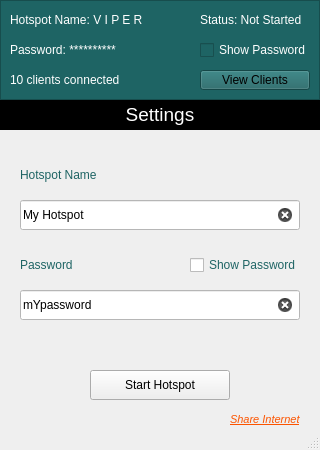
<?xml version="1.0" encoding="UTF-8"?>
<ui version="4.0">
 <class>MainWindow</class>
 <widget class="QMainWindow" name="MainWindow">
  <property name="geometry">
   <rect>
    <x>0</x>
    <y>0</y>
    <width>320</width>
    <height>450</height>
   </rect>
  </property>
  <property name="windowTitle">
   <string>MainWindow</string>
  </property>
  <widget class="QWidget" name="centralwidget">
   <widget class="QLineEdit" name="lineEdit_pass">
    <property name="geometry">
     <rect>
      <x>20</x>
      <y>290</y>
      <width>280</width>
      <height>30</height>
     </rect>
    </property>
    <property name="styleSheet">
     <string notr="true">background-color: rgb(255, 255, 255);
font: 75 10pt &quot;Segoe UI&quot;;
border-color: rgb(19, 118, 118);</string>
    </property>
    <property name="text">
     <string>mYpassword</string>
    </property>
    <property name="clearButtonEnabled">
     <bool>true</bool>
    </property>
   </widget>
   <widget class="QCheckBox" name="checkBox_2">
    <property name="geometry">
     <rect>
      <x>190</x>
      <y>255</y>
      <width>110</width>
      <height>20</height>
     </rect>
    </property>
    <property name="styleSheet">
     <string notr="true">font: 10pt &quot;Segoe UI&quot;;
color: rgb(30, 100, 100);</string>
    </property>
    <property name="text">
     <string>Show Password</string>
    </property>
   </widget>
   <widget class="QLabel" name="label_share">
    <property name="geometry">
     <rect>
      <x>230</x>
      <y>410</y>
      <width>81</width>
      <height>20</height>
     </rect>
    </property>
    <property name="text">
     <string>&lt;html&gt;&lt;head/&gt;&lt;body&gt;&lt;p&gt;&lt;a href=&quot;google.com&quot;&gt;&lt;span style=&quot; font-size:8pt; font-style:italic; text-decoration: underline; color:#fc5400;&quot;&gt;Share Internet&lt;/span&gt;&lt;/a&gt;&lt;/p&gt;&lt;/body&gt;&lt;/html&gt;</string>
    </property>
    <property name="openExternalLinks">
     <bool>true</bool>
    </property>
   </widget>
   <widget class="QPushButton" name="pushButton_start">
    <property name="geometry">
     <rect>
      <x>90</x>
      <y>370</y>
      <width>140</width>
      <height>30</height>
     </rect>
    </property>
    <property name="cursor">
     <cursorShape>ArrowCursor</cursorShape>
    </property>
    <property name="autoFillBackground">
     <bool>false</bool>
    </property>
    <property name="styleSheet">
     <string notr="true"/>
    </property>
    <property name="text">
     <string>Start Hotspot</string>
    </property>
   </widget>
   <widget class="QLabel" name="label_settings">
    <property name="geometry">
     <rect>
      <x>0</x>
      <y>100</y>
      <width>320</width>
      <height>30</height>
     </rect>
    </property>
    <property name="styleSheet">
     <string notr="true">background-color: rgb(0, 0, 0);</string>
    </property>
    <property name="text">
     <string>&lt;html&gt;&lt;head/&gt;&lt;body&gt;&lt;p align=&quot;center&quot;&gt;&lt;span style=&quot; font-size:14pt; color:#ffffff;&quot;&gt;Settings&lt;/span&gt;&lt;/p&gt;&lt;/body&gt;&lt;/html&gt;</string>
    </property>
   </widget>
   <widget class="QLineEdit" name="lineEdit_ssid">
    <property name="geometry">
     <rect>
      <x>20</x>
      <y>200</y>
      <width>280</width>
      <height>30</height>
     </rect>
    </property>
    <property name="styleSheet">
     <string notr="true">background-color: rgb(255, 255, 255);
font: 75 10pt &quot;Segoe UI&quot;;
border-color: rgb(19, 118, 118);</string>
    </property>
    <property name="text">
     <string>My Hotspot</string>
    </property>
    <property name="clearButtonEnabled">
     <bool>true</bool>
    </property>
   </widget>
   <widget class="QLabel" name="label_passEd">
    <property name="geometry">
     <rect>
      <x>20</x>
      <y>250</y>
      <width>161</width>
      <height>30</height>
     </rect>
    </property>
    <property name="styleSheet">
     <string notr="true">font: 75 12pt &quot;Segoe UI&quot; white;</string>
    </property>
    <property name="text">
     <string>&lt;html&gt;&lt;head/&gt;&lt;body&gt;&lt;p&gt;&lt;span style=&quot; color:#1e6464;&quot;&gt;Password&lt;/span&gt;&lt;/p&gt;&lt;/body&gt;&lt;/html&gt;</string>
    </property>
   </widget>
   <widget class="QFrame" name="frame">
    <property name="geometry">
     <rect>
      <x>0</x>
      <y>0</y>
      <width>320</width>
      <height>100</height>
     </rect>
    </property>
    <property name="styleSheet">
     <string notr="true">font:10pt &quot;Segoe UI&quot;;
background-color: rgb(30, 100, 100);</string>
    </property>
    <property name="frameShape">
     <enum>QFrame::StyledPanel</enum>
    </property>
    <property name="frameShadow">
     <enum>QFrame::Raised</enum>
    </property>
    <widget class="QLabel" name="label_ssid">
     <property name="geometry">
      <rect>
       <x>10</x>
       <y>10</y>
       <width>180</width>
       <height>20</height>
      </rect>
     </property>
     <property name="text">
      <string>&lt;html&gt;&lt;head/&gt;&lt;body&gt;&lt;p&gt;&lt;span style=&quot; color:#ffffff;&quot;&gt;Hotspot Name: V I P E R&lt;/span&gt;&lt;/p&gt;&lt;/body&gt;&lt;/html&gt;</string>
     </property>
    </widget>
    <widget class="QLabel" name="label_pass">
     <property name="geometry">
      <rect>
       <x>10</x>
       <y>40</y>
       <width>160</width>
       <height>20</height>
      </rect>
     </property>
     <property name="text">
      <string>&lt;html&gt;&lt;head/&gt;&lt;body&gt;&lt;p&gt;&lt;span style=&quot; color:#ffffff;&quot;&gt;Password: **********&lt;/span&gt;&lt;/p&gt;&lt;/body&gt;&lt;/html&gt;</string>
     </property>
    </widget>
    <widget class="QLabel" name="label_num">
     <property name="geometry">
      <rect>
       <x>10</x>
       <y>70</y>
       <width>160</width>
       <height>20</height>
      </rect>
     </property>
     <property name="text">
      <string>&lt;html&gt;&lt;head/&gt;&lt;body&gt;&lt;p&gt;&lt;span style=&quot; color:#ffffff;&quot;&gt;10 clients connected&lt;/span&gt;&lt;/p&gt;&lt;/body&gt;&lt;/html&gt;</string>
     </property>
    </widget>
    <widget class="QPushButton" name="button_viewClient">
     <property name="geometry">
      <rect>
       <x>200</x>
       <y>70</y>
       <width>110</width>
       <height>20</height>
      </rect>
     </property>
     <property name="cursor">
      <cursorShape>PointingHandCursor</cursorShape>
     </property>
     <property name="autoFillBackground">
      <bool>false</bool>
     </property>
     <property name="text">
      <string>View Clients</string>
     </property>
    </widget>
    <widget class="QCheckBox" name="checkBox_1">
     <property name="geometry">
      <rect>
       <x>200</x>
       <y>40</y>
       <width>110</width>
       <height>20</height>
      </rect>
     </property>
     <property name="styleSheet">
      <string notr="true">font: 10pt &quot;Segoe UI&quot;;
color: rgb(255, 255, 255);</string>
     </property>
     <property name="text">
      <string>Show Password</string>
     </property>
    </widget>
    <widget class="QLabel" name="label_status">
     <property name="geometry">
      <rect>
       <x>200</x>
       <y>10</y>
       <width>110</width>
       <height>20</height>
      </rect>
     </property>
     <property name="text">
      <string>&lt;html&gt;&lt;head/&gt;&lt;body&gt;&lt;p&gt;&lt;span style=&quot; color:#ffffff;&quot;&gt;Status: Not Started&lt;/span&gt;&lt;/p&gt;&lt;/body&gt;&lt;/html&gt;</string>
     </property>
    </widget>
   </widget>
   <widget class="QLabel" name="label_ssidEd">
    <property name="geometry">
     <rect>
      <x>20</x>
      <y>160</y>
      <width>181</width>
      <height>30</height>
     </rect>
    </property>
    <property name="styleSheet">
     <string notr="true">font: 75 12pt &quot;Segoe UI&quot; white;</string>
    </property>
    <property name="text">
     <string>&lt;html&gt;&lt;head/&gt;&lt;body&gt;&lt;p&gt;&lt;span style=&quot; color:#1e6464;&quot;&gt;Hotspot Name&lt;/span&gt;&lt;/p&gt;&lt;/body&gt;&lt;/html&gt;</string>
    </property>
   </widget>
  </widget>
  <widget class="QStatusBar" name="statusbar"/>
 </widget>
 <resources/>
 <connections/>
</ui>
